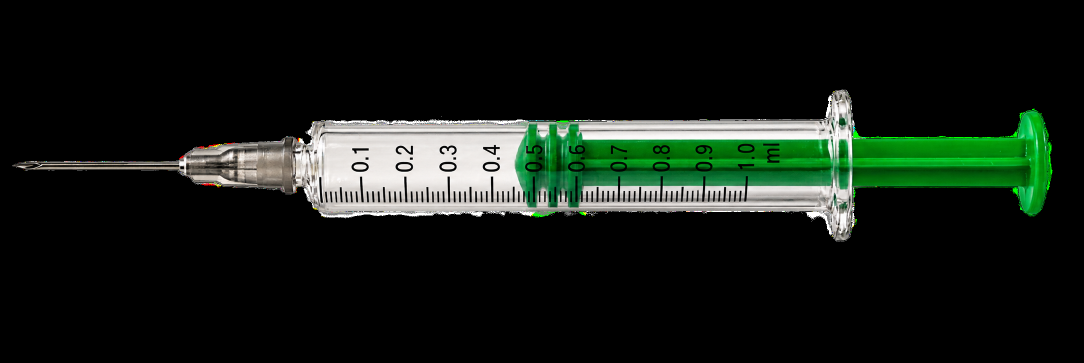
#> input picture assets/Green Plunger Medical Syringe Cutout.png, 2167 x 725 px (shown at 1/2 size)
$ python extract_assembly_parts.py
#> lines starting #> are read from the running program, lines starting #| are printed output that depends on the picture; after the words box and inside, x2 and y2 are one past the last pixel; in counts of white or black regions, pixels touching at a corner belong together
import os
import cv2
import numpy as np

os.makedirs('assets/syringe', exist_ok=True)
os.makedirs('assets/cannula', exist_ok=True)

print("Processing Green Plunger Syringe parts...")
green_img = cv2.imread('assets/Green Plunger Medical Syringe Cutout.png', cv2.IMREAD_UNCHANGED)
#> green_img is the input picture: shape (725, 2167, 4); mean B, G, R, A 21.4, 28.5, 20.6, 41.6
alpha = green_img[:, :, 3]
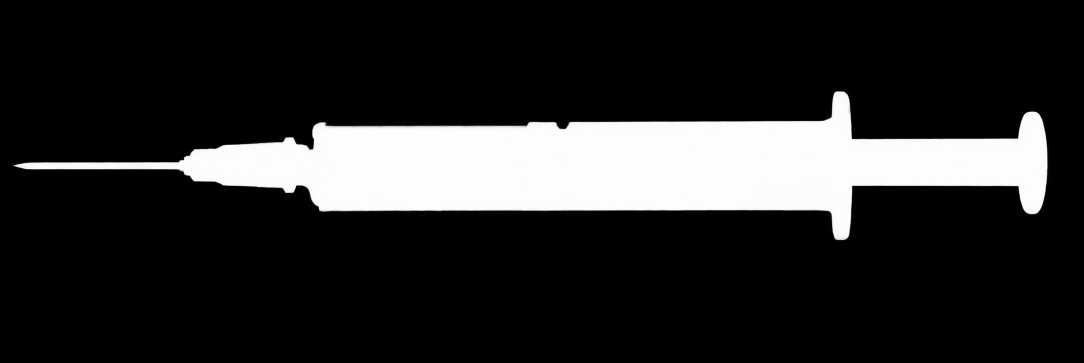
#> alpha: shape (725, 2167) (shown at 1/2 size); min 0, max 255, mean 41.6
ys, xs = np.where(alpha > 10)

crop = green_img[ys.min():ys.max()+1, xs.min():xs.max()+1]
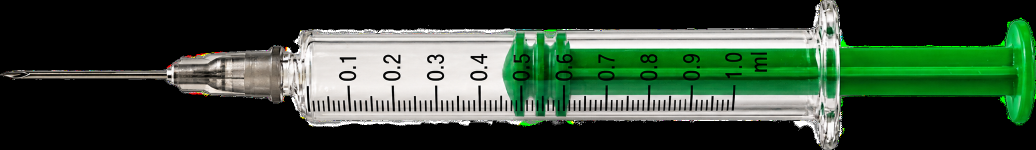
#> crop: shape (299, 2071, 4) (shown at 1/2 size); mean B, G, R, A 54.2, 72.1, 52.3, 105.5
ch, cw, _ = crop.shape
#> ch = 299; cw = 2071

# Target size on 1376x768 canvas
target_w = 1184
target_h = int(ch * (target_w / cw))
#> target_h = 170
resized = cv2.resize(crop, (target_w, target_h), interpolation=cv2.INTER_LANCZOS4)
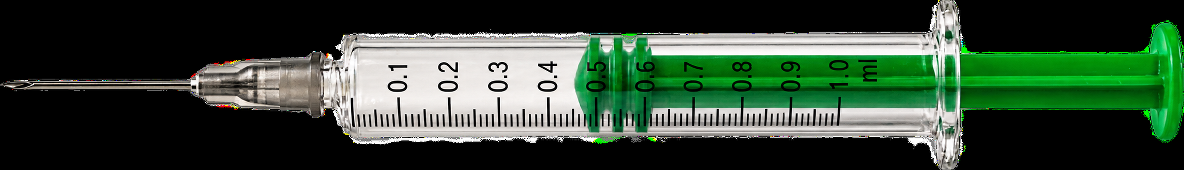
#> resized: shape (170, 1184, 4); mean B, G, R, A 54.3, 72.2, 52.4, 105.5

# Create 1376x768 base image
s_img = np.zeros((768, 1376, 4), dtype=np.uint8)
start_x = 686 - target_w // 2
start_y = 384 - target_h // 2
#> start_y = 299
s_img[start_y:start_y+target_h, start_x:start_x+target_w] = resized
h, w, c = s_img.shape
#> h = 768; w = 1376; c = 4

# Save full syringe
cv2.imwrite('assets/syringe/full-syringe.png', s_img)
cv2.imwrite('assets/syringe/assembled.png', s_img)

# Helper function to create masked part image with feathering
def save_part(base_img, x1, x2, y1, y2, out_path, extra_mask=None):
#> called with x1 = 90, x2 = 160, y1 = 360, y2 = 410, out_path = 'assets/syringe/01-needle-tip.png'
    part = np.zeros_like(base_img)
    mask = np.zeros((h, w), dtype=np.uint8)

    # Fill rectangular region
    mask[y1:y2, x1:x2] = 255
    if extra_mask is not None:
        mask = cv2.bitwise_and(mask, extra_mask)

    # Apply mask to alpha channel
    part[:, :, :3] = base_img[:, :, :3]
    part[:, :, 3] = cv2.bitwise_and(base_img[:, :, 3], mask)
    cv2.imwrite(out_path, part)
    print(f"Saved {out_path} (pixels: {np.sum(part[:, :, 3] > 0)})")
#| Saved assets/syringe/01-needle-tip.png (pixels: 698)

# Syringe Parts definitions (x1, x2, y1, y2)
# 1. Needle bevel tip: x 90..160, y 360..410
save_part(s_img, 90, 160, 360, 410, 'assets/syringe/01-needle-tip.png')

# 2. Needle shaft: x 150..300, y 360..410
save_part(s_img, 150, 300, 360, 410, 'assets/syringe/02-needle-shaft.png')
#| Saved assets/syringe/02-needle-shaft.png (pixels: 2086)

# 3. Needle hub: x 285..420, y 335..430
save_part(s_img, 285, 420, 335, 430, 'assets/syringe/03-needle-hub.png')
#| Saved assets/syringe/03-needle-hub.png (pixels: 6790)

# 4. Luer nozzle: x 410..458, y 345..430
save_part(s_img, 410, 458, 345, 430, 'assets/syringe/04-luer-nozzle.png')
#| Saved assets/syringe/04-luer-nozzle.png (pixels: 3446)

# 5. Transparent barrel: x 450..1045, y 310..460
save_part(s_img, 450, 1045, 310, 460, 'assets/syringe/05-barrel.png')
#| Saved assets/syringe/05-barrel.png (pixels: 63939)

# 6. Graduation marks: dark markings on barrel wall x 460..1030
bgr = s_img[:, :, :3]
barrel_gray = cv2.cvtColor(bgr, cv2.COLOR_BGR2GRAY)
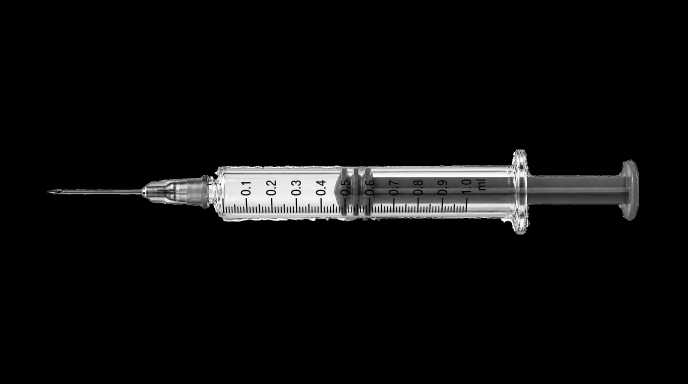
#> barrel_gray: shape (768, 1376) (shown at 1/2 size); min 0, max 255, mean 12.2
dark_marks = ((barrel_gray < 85) & (s_img[:, :, 3] > 50)).astype(np.uint8) * 255
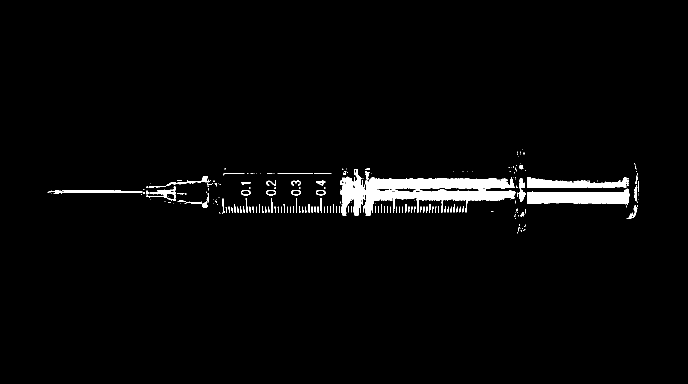
#> dark_marks: shape (768, 1376) (shown at 1/2 size); 2.5% white; 246 white regions (161 under 20 px), largest, box (x1, y1, x2, y2) and area: (680, 338, 1032, 431) 14125, (1054, 377, 1259, 410) 4528, (1054, 354, 1258, 376) 2548
marks_mask = np.zeros((h, w), dtype=np.uint8)
marks_mask[325:445, 460:1030] = dark_marks[325:445, 460:1030]
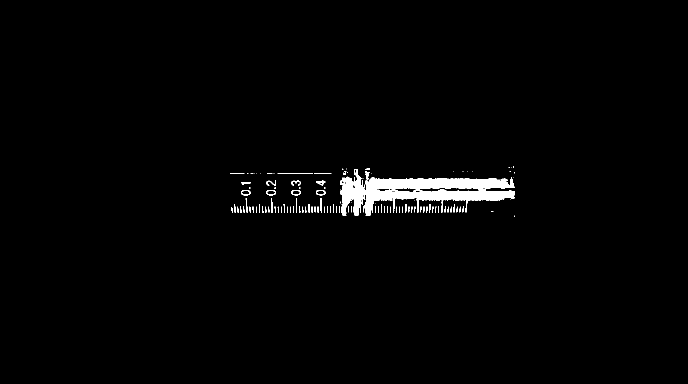
#> marks_mask: shape (768, 1376) (shown at 1/2 size); 1.6% white; 121 white regions (58 under 20 px), largest, box (x1, y1, x2, y2) and area: (680, 338, 1030, 431) 14122, (532, 380, 552, 391) 102, (582, 380, 602, 391) 100
save_part(s_img, 460, 1030, 325, 445, 'assets/syringe/06-graduation-marks.png', extra_mask=marks_mask)
#| Saved assets/syringe/06-graduation-marks.png (pixels: 16823)

# 7. Rubber stopper / Piston seal: x 675..745, y 325..445
save_part(s_img, 675, 745, 325, 445, 'assets/syringe/07-rubber-stopper.png')
#| Saved assets/syringe/07-rubber-stopper.png (pixels: 7658)

# 8. Green Plunger rod: x 740..1245, y 335..435
save_part(s_img, 740, 1245, 335, 435, 'assets/syringe/08-plunger-rod.png')
#| Saved assets/syringe/08-plunger-rod.png (pixels: 42501)

# 9. Flange (finger grips): x 1030..1070, y 290..480
save_part(s_img, 1030, 1070, 290, 480, 'assets/syringe/09-flange.png')
#| Saved assets/syringe/09-flange.png (pixels: 5037)

# 10. Thumb pad: x 1240..1285, y 305..465
save_part(s_img, 1240, 1285, 305, 465, 'assets/syringe/10-thumb-pad.png')
#> in save_part (call 10), `part[:, :, 3] = cv2.bitwise_and(base_img[:, :, 3], mask)`:
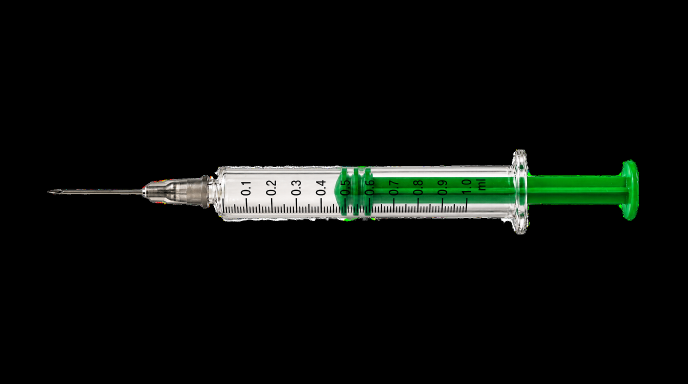
#> part: shape (768, 1376, 4) (shown at 1/2 size); mean B, G, R, A 10.3, 13.7, 10, 0.9
#| Saved assets/syringe/10-thumb-pad.png (pixels: 3970)

print("Syringe parts done!")

# =============================================================================
# IV CANNULA PROCESSING
# =============================================================================
print("Processing IV Cannula parts...")
c_jpg_path = r'C:\Users\PRASHANT\.gemini\antigravity-ide\brain\7124f3b9-1ec0-41a3-9f17-af2c879f50bb\cannula_side_studio_1790761741259.jpg'
c_raw = cv2.imread(c_jpg_path)

# Extract transparent alpha for cannula
# Background is white > 242. Shadow on table below y=425 at x < 480 and below y=520
#> (the run stopped early here; a loop or call above may not have finished)

$ run again, with assets/ChatGPT Image Sep 30, 2026, 06_38_35 PM.png copied over assets/Green Plunger Medical Syringe Cutout.png
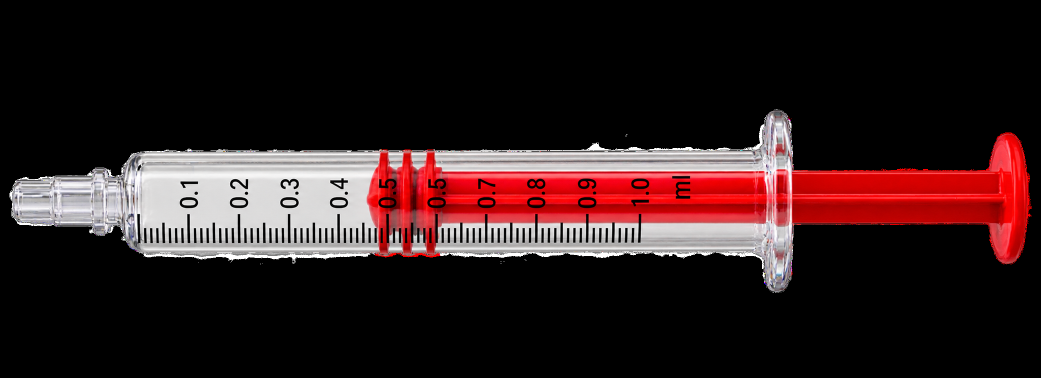
#> input picture assets/ChatGPT Image Sep 30, 2026, 06_38_35 PM.png, 2081 x 755 px (shown at 1/2 size)
#> green_img is the input picture: shape (755, 2081, 4); mean B, G, R, A 29, 28.4, 46.9, 56.3
#| Saved assets/syringe/01-needle-tip.png (pixels: 3232)
#| Saved assets/syringe/02-needle-shaft.png (pixels: 7500)
#| Saved assets/syringe/03-needle-hub.png (pixels: 12825)
#| Saved assets/syringe/04-luer-nozzle.png (pixels: 4080)
#| Saved assets/syringe/05-barrel.png (pixels: 71867)
#> `dark_marks = ((barrel_gray < 85) & (s_img[:, :, 3] > 50)).astype(np.ui..`:
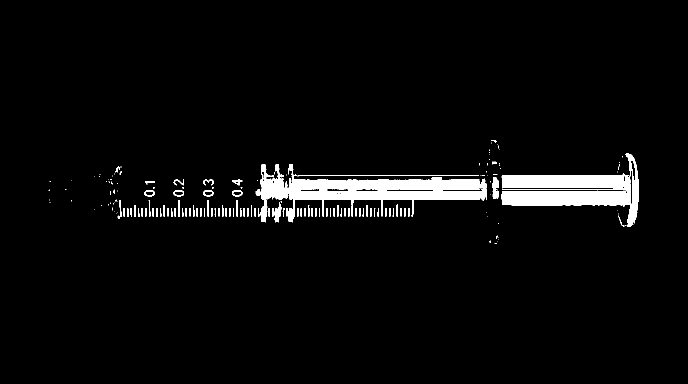
#> dark_marks: shape (768, 1376) (shown at 1/2 size); 3.8% white; 199 white regions (112 under 20 px), largest, box (x1, y1, x2, y2) and area: (511, 328, 973, 445) 18285, (1003, 306, 1278, 454) 15810, (985, 354, 998, 398) 418
#> marks_mask: shape (768, 1376); 2.2% white; 95 white regions (45 under 20 px), largest, box (x1, y1, x2, y2) and area: (511, 328, 973, 445) 18285, (1003, 382, 1030, 411) 746, (1003, 353, 1030, 377) 601
#| Saved assets/syringe/06-graduation-marks.png (pixels: 23078)
#| Saved assets/syringe/07-rubber-stopper.png (pixels: 8350)
#| Saved assets/syringe/08-plunger-rod.png (pixels: 42167)
#| Saved assets/syringe/09-flange.png (pixels: 2522)
#> in save_part (call 10), `part[:, :, 3] = cv2.bitwise_and(base_img[:, :, 3], mask)`:
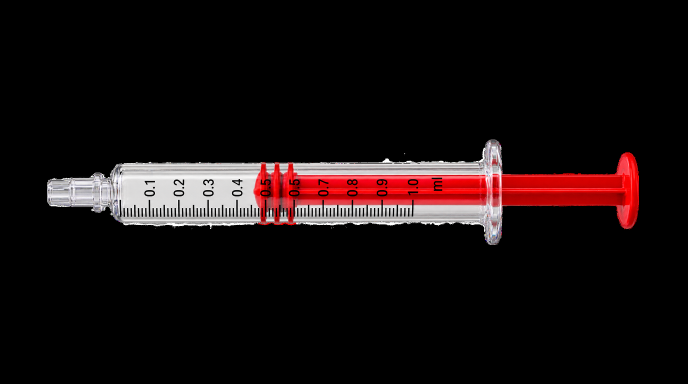
#> part: shape (768, 1376, 4) (shown at 1/2 size); mean B, G, R, A 14.6, 14.3, 23.7, 1.2
#| Saved assets/syringe/10-thumb-pad.png (pixels: 5197)
